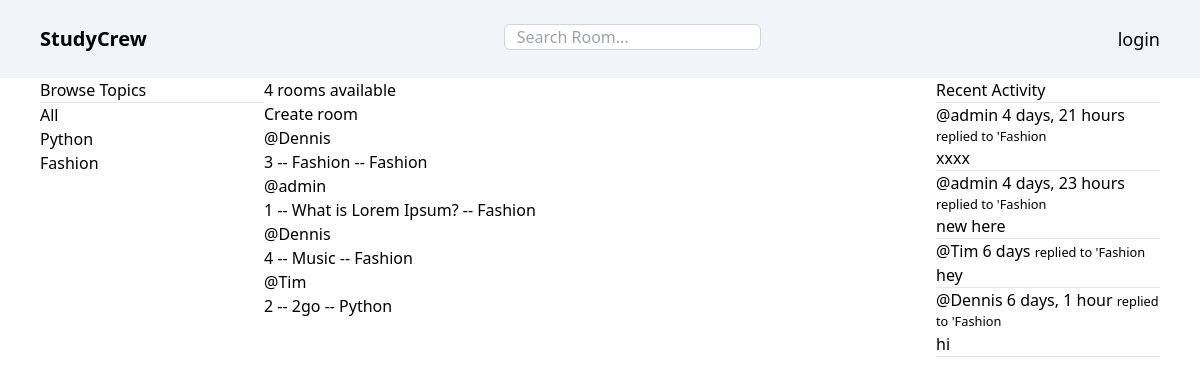
Before: / with the older database file.
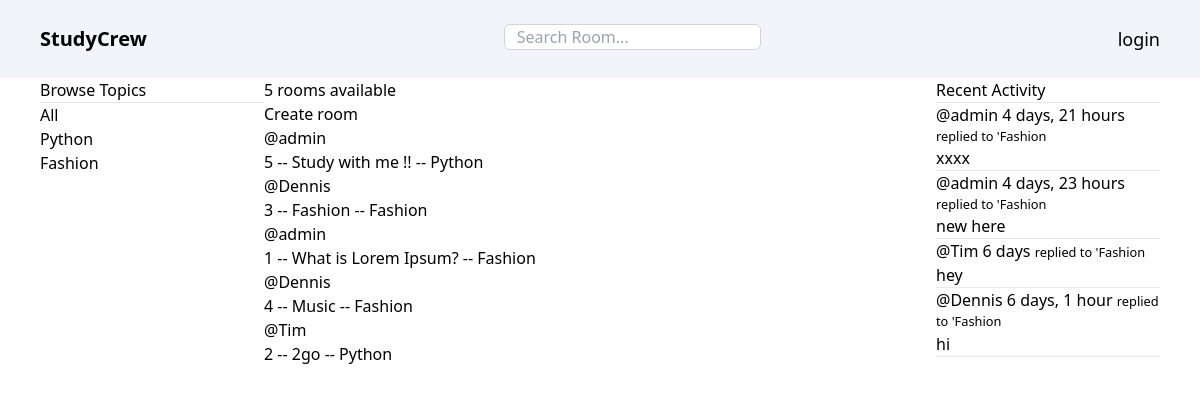
After: the same page with the newer database file.
### base/models.py (models this page shows, shortened)
class Topic(models.Model):
  name = models.CharField(max_length=200)
  updated = models.DateTimeField(auto_now=True)
  created = models.DateTimeField(auto_now_add=True)

class Room(models.Model):
  host = models.ForeignKey(User, on_delete=models.SET_NULL, null=True)
  topic = models.ForeignKey(Topic, on_delete=models.SET_NULL, null=True)
  name = models.CharField(max_length=225)
  description = models.TextField(null=True, blank=True)
  participants = models.ManyToManyField(User, related_name='participants', blank=True)
  updated = models.DateTimeField(auto_now=True)
  created = models.DateTimeField(auto_now_add=True)
  class Meta:
    ordering = ['-updated', '-created']
  def __str__(self):
    return self.name

class Message(models.Model):
  user = models.ForeignKey(User, on_delete=models.CASCADE)
  room = models.ForeignKey(Room, on_delete=models.CASCADE)
  body = models.TextField()
  updated = models.DateTimeField(auto_now=True)
  created = models.DateTimeField(auto_now_add=True)
  class Meta:
    ordering = ['-updated', '-created']
  def __str__(self):
    return self.body[0:50]

### base/views.py (the view)
# urls.py: path('', views.home, name='home'),
def home(request):
  q = request.GET.get('q') if request.GET.get('q') != None else ''
  rooms = Room.objects.filter(Q(topic__name__icontains=q) | Q(name__icontains=q) | Q(description__icontains=q) )
  topics = Topic.objects.all()
  room_count = rooms.count()
  room_messages = Message.objects.filter(Q(room__topic__name__icontains=q))
  context = {
    'rooms' : rooms,
    'topics' : topics,
    'room_count' : room_count,
    'room_messages' : room_messages
  }
  return render(request, 'base/home.html', context)

### base/templates/base/home.html (shortened to what this page needs)
<body>
  {% extends 'main.html' %}
  {% block content %}
    <div class="grid grid-cols-5 px-10">
      <div class="col-span-1">
        {% include 'base/topic_comp.html' %}
      </div>
      <div class="col-span-3">
        <h5>{{room_count}} rooms available</h5>
        <a href="{% url 'create-room' %}"> Create room</a>
        <div>
          {% include 'base/feed_comp.html' %}
        </div>
      </div>
      <div class="col-span-1">
        {% include 'base/activity_comp.html' %}
      </div>
    </div>
  {% endblock content %}

### base/templates/base/topic_comp.html
<div>
  <h3>Browse Topics</h3>
  <hr>
  <div class="">
    <a href="{% url 'home' %}">All</a>
  </div>
  {% for topic in topics %}
  <div class="">
    <a href="{% url 'home' %}?q={{topic.name}}">{{topic.name}}</a>
  </div>
  {% endfor %}
</div>

### base/templates/base/feed_comp.html (shortened to what this page needs)
<div>
  {% for room in rooms %}
    <div class="">
      <a href="{% url 'user-profile' room.host.id %}">@{{ room.host.username }}</a>
      <h5>{{ room.id }} -- <a href="{% url 'room' room.id %}">{{ room.name }}</a> -- {{ room.topic.name }}</h5>
    </div>
  {% endfor %}
</div>

### base/templates/base/activity_comp.html (shortened to what this page needs)
    <div>
      <h3>Recent Activity</h3>
      <hr>
      <div class="">
        {% for message in room_messages %}
          <div class="">
            <a href="{%% url 'user-profile' message.user.id }">@{{ message.user }} {{ message.created|timesince }}</a>
            <small>replied to '{{message.room}}</small>
            <p>{{message}}</p>
            <hr>
          </div>
        {% endfor %}
      </div>
    </div>

Changed rows visible on the page:
added Room: host.username "admin", id "5", name "Study with me !!", topic.name "Python"
Other visible differences:
{{ room_count }}: "4" → "5"
